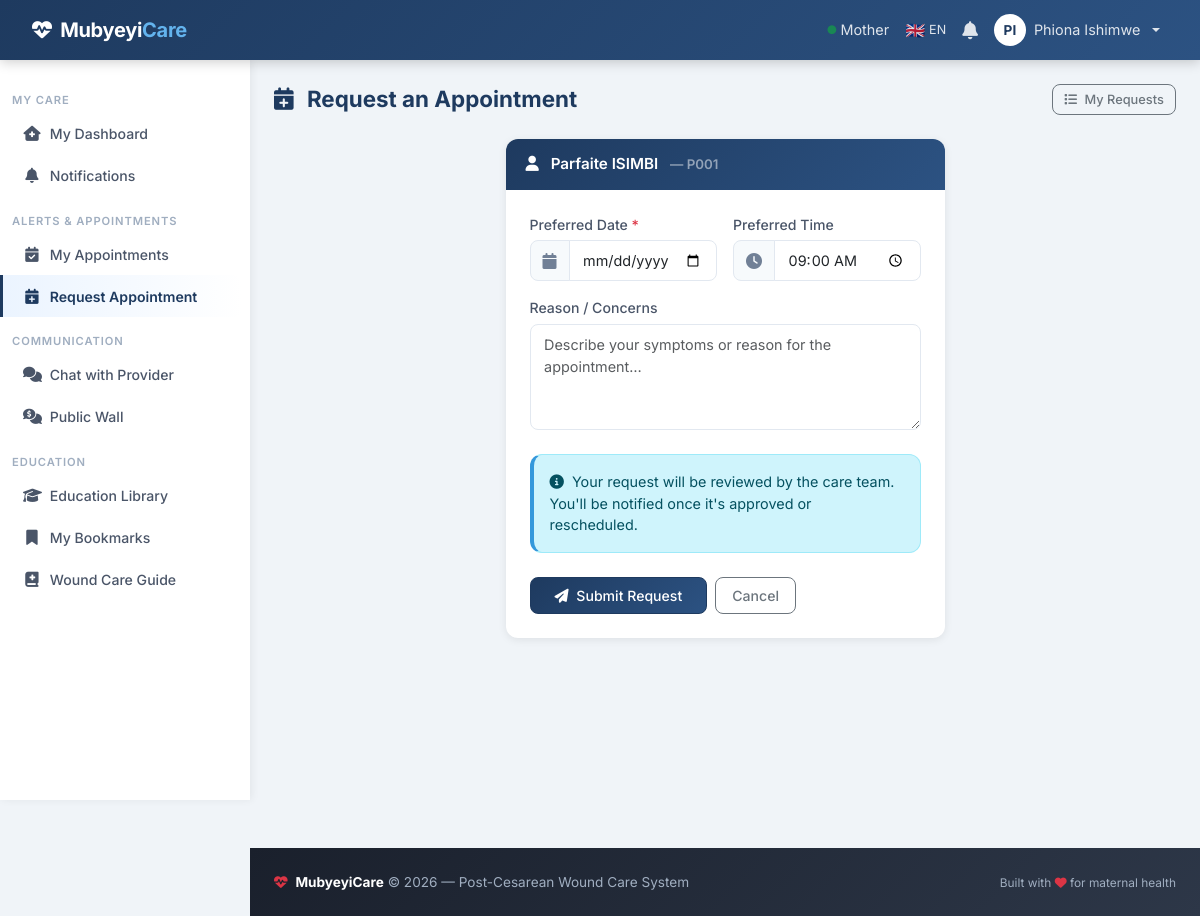
The page /appointments/request (signed in) on the database its author committed.
### models.py (models this page shows, shortened)
class User(UserMixin, db.Model):
    id = db.Column(db.Integer, primary_key=True)
    username = db.Column(db.String(80), unique=True, nullable=False)
    email = db.Column(db.String(120), unique=True, nullable=False)
    password_hash = db.Column(db.String(255), nullable=False)
    first_name = db.Column(db.String(100), nullable=False)
    last_name = db.Column(db.String(100), nullable=False)
    role = db.Column(db.Enum(UserRole), default=UserRole.PATIENT, nullable=False)
    phone = db.Column(db.String(20))
    location = db.Column(db.String(200))   # CHW service area (e.g. "Gasabo/Kinyinya")
    is_active = db.Column(db.Boolean, default=True)
    created_at = db.Column(db.DateTime, default=datetime.utcnow)
    patients = db.relationship('Patient', backref='primary_doctor', lazy='dynamic', foreign_keys='Patient.primary_doctor_id')
    follow_ups = db.relationship('FollowUp', backref='created_by', lazy='dynamic')
    sent_messages = db.relationship('Message', backref='sender', lazy='dynamic', foreign_keys='Message.sender_id')
    def get_full_name(self):
        return f"{self.first_name} {self.last_name}"

class Patient(db.Model):
    id = db.Column(db.Integer, primary_key=True)
    mrn = db.Column(db.String(50), unique=True, nullable=False)  # Medical Record Number
    first_name = db.Column(db.String(100), nullable=False)
    last_name = db.Column(db.String(100), nullable=False)
    date_of_birth = db.Column(db.Date, nullable=False)
    gender = db.Column(db.String(10), nullable=False)
    phone = db.Column(db.String(20), nullable=False)
    email = db.Column(db.String(120))
    surgery_date = db.Column(db.Date, nullable=False)
    surgery_type = db.Column(db.String(100))  # e.g., "Primary Cesarean", "VBAC attempt"
    surgeon_name = db.Column(db.String(100))
    incision_type = db.Column(db.String(50))  # e.g., "Pfannenstiel", "Classical"
    location = db.Column(db.String(200))   # e.g. "Gasabo/Kinyinya"
    primary_doctor_id = db.Column(db.Integer, db.ForeignKey('user.id'), nullable=False)
    user_id = db.Column(db.Integer, db.ForeignKey('user.id'))
    admission_date = db.Column(db.DateTime, default=datetime.utcnow)
    discharge_date = db.Column(db.DateTime)
    expected_follow_up_end_date = db.Column(db.Date)
    is_active = db.Column(db.Boolean, default=True)
    created_at = db.Column(db.DateTime, default=datetime.utcnow)
    updated_at = db.Column(db.DateTime, default=datetime.utcnow, onupdate=datetime.utcnow)
    follow_ups = db.relationship('FollowUp', backref='patient', lazy='dynamic', cascade='all, delete-orphan')
    wound_assessments = db.relationship('WoundAssessment', backref='patient', lazy='dynamic', cascade='all, delete-orphan')
    medications = db.relationship('MedicationLog', backref='patient', lazy='dynamic', cascade='all, delete-orphan')
    messages = db.relationship('Message', backref='patient', lazy='dynamic', cascade='all, delete-orphan')
    user = db.relationship('User', backref='patient_profile', foreign_keys=[user_id], uselist=False)
    def get_full_name(self):
        return f"{self.first_name} {self.last_name}"

### routes/appointments.py (the view, shortened to what this page needs)
@appointments_bp.route('/request', methods=['GET', 'POST'])
@login_required
def request_appointment():
    if current_user.role not in [UserRole.PATIENT, UserRole.MOTHER]:
        flash('Only patients can request appointments.', 'error')
        return redirect(url_for('dashboard.index'))
    patient = Patient.query.filter_by(user_id=current_user.id).first()
    if not patient:
        patient = Patient.query.filter(
            or_(Patient.email == current_user.email,
                Patient.phone == current_user.phone)
        ).first()
    if not patient:
        flash('No patient profile linked to your account.', 'error')
        return redirect(url_for('auth.profile'))
    return render_template('appointments/request.html', patient=patient)

### templates/appointments/request.html (shortened to what this page needs)
{% extends "base.html" %}
{% block content %}
<div class="page-header" data-aos="fade-down">
    <h2><i class="fas fa-calendar-plus me-2"></i> Request an Appointment</h2>
    <a href="{{ url_for('appointments.my_appointments') }}" class="btn btn-outline-secondary btn-sm">
        <i class="fas fa-list me-1"></i> My Requests
    </a>
</div>
<div class="row justify-content-center">
    <div class="col-lg-6" data-aos="fade-up">
        <div class="card">
            <div class="card-header bg-primary text-white">
                <i class="fas fa-user me-2"></i> {{ patient.get_full_name() }}
                <small class="text-white-50 ms-2">— {{ patient.mrn }}</small>
            </div>
            <div class="card-body p-4">
                <form method="POST" action="{{ url_for('appointments.request_appointment') }}">
                    <div class="row g-3 mb-3">
                        <div class="col-md-6">
                            <label class="form-label">Preferred Date <span class="text-danger">*</span></label>
                            <div class="input-group">
                                <span class="input-group-text"><i class="fas fa-calendar"></i></span>
                                <input type="date" class="form-control" name="preferred_date" required
                                       min="{{ '' }}">
                            </div>
                        </div>
                        <div class="col-md-6">
                            <label class="form-label">Preferred Time</label>
                            <div class="input-group">
                                <span class="input-group-text"><i class="fas fa-clock"></i></span>
                                <input type="time" class="form-control" name="preferred_time" value="09:00">
                            </div>
                        </div>
                    </div>
                    <div class="mb-4">
                        <label class="form-label">Reason / Concerns</label>
                        <textarea class="form-control" name="reason" rows="4"
                                  placeholder="Describe your symptoms or reason for the appointment…"></textarea>
                    </div>
                    <div class="alert alert-info small mb-4">
                        <i class="fas fa-circle-info me-1"></i>
                        Your request will be reviewed by the care team. You'll be notified once it's approved or rescheduled.
                    </div>
                    <div class="d-flex gap-2">
                        <button type="submit" class="btn btn-primary px-4">
                            <i class="fas fa-paper-plane me-1"></i> Submit Request
                        </button>
                        <a href="{{ url_for('dashboard.index') }}" class="btn btn-outline-secondary">Cancel</a>
                    </div>
                </form>
            </div>
        </div>
    </div>
</div>
{% endblock %}

### templates/base.html (shortened to what this page needs)
<!DOCTYPE html>
<html lang="en">
<head>
    <link href="https://cdn.jsdelivr.net/npm/bootstrap@5.3.3/dist/css/bootstrap.min.css" rel="stylesheet">
    <link rel="stylesheet" href="https://cdnjs.cloudflare.com/ajax/libs/font-awesome/6.5.0/css/all.min.css">
    <link href="https://unpkg.com/aos@2.3.4/dist/aos.css" rel="stylesheet">
</head>
<body>
<nav class="navbar navbar-dark navbar-expand-lg fixed-top">
    <div class="container-fluid">
        <a class="navbar-brand" href="/">
            <i class="fas fa-heart-pulse me-1"></i> Mubyeyi<span>Care</span>
        </a>
        <div class="collapse navbar-collapse" id="navbarNav">
            <ul class="navbar-nav ms-auto align-items-center">
                {% if current_user.is_authenticated %}
                <li class="nav-item">
                    <span class="nav-link text-white-50 small d-none d-lg-inline">
                        <i class="fas fa-circle text-success" style="font-size:.55rem;vertical-align:middle;"></i>
                        {{ current_user.role.value.capitalize() }}
                    </span>
                </li>
                <li class="nav-item dropdown">
                    <a class="nav-link d-flex align-items-center gap-1 px-2" href="#"
                       id="langDropdown" role="button" data-bs-toggle="dropdown" aria-expanded="false"
                       title="{{ tr('Language') }}">
                        {% if current_lang == 'rw' %}
                        <span style="font-size:1rem;">🇷🇼</span>
                        <span class="d-none d-md-inline small">RW</span>
                        {% else %}
                        <span style="font-size:1rem;">🇬🇧</span>
                        <span class="d-none d-md-inline small">EN</span>
                        {% endif %}
                    </a>
                </li>
                <li class="nav-item dropdown">
                    <a class="nav-link position-relative" href="#"
                       id="bellDropdown" role="button"
                       data-bs-toggle="dropdown" aria-expanded="false"
                       title="Notifications">
                    </a>
                        {% set recent_notifs = current_user.notifications | sort(attribute='created_at', reverse=True) | list %}
                </li>
                <li class="nav-item dropdown">
                    <a class="nav-link dropdown-toggle d-flex align-items-center gap-2" href="#"
                       id="userDropdown" role="button" data-bs-toggle="dropdown" aria-expanded="false">
                        <span class="rounded-circle bg-white d-inline-flex align-items-center justify-content-center"
                              style="width:32px;height:32px;color:var(--primary);font-size:.85rem;font-weight:700;">
                            {{ current_user.first_name[0] | upper }}{{ current_user.last_name[0] | upper }}
                        </span>
                        <span class="d-none d-sm-inline">{{ current_user.get_full_name() }}</span>
                    </a>
                </li>
                {% endif %}
            </ul>
        </div>
    </div>
</nav>
{% if current_user.is_authenticated %}
<aside class="sidebar d-none d-lg-flex flex-column">
    <nav class="nav flex-column">
        {% if current_user.role.value in ['patient', 'mother'] %}
        <span class="sidebar-section">{{ tr('My Care') }}</span>
        <a class="nav-link" href="{{ url_for('dashboard.index') }}"><i class="fas fa-house-medical"></i> {{ tr('My Dashboard') }}</a>
        <a class="nav-link" href="{{ url_for('notifications.index') }}">
            <i class="fas fa-bell"></i> {{ tr('Notifications') }}
        </a>
        <span class="sidebar-section">{{ tr('Alerts & Appointments') }}</span>
        <a class="nav-link" href="{{ url_for('appointments.my_appointments') }}"><i class="fas fa-calendar-check"></i> {{ tr('My Appointments') }}</a>
        <a class="nav-link" href="{{ url_for('appointments.request_appointment') }}"><i class="fas fa-calendar-plus"></i> {{ tr('Request Appointment') }}</a>
        <span class="sidebar-section">{{ tr('Communication') }}</span>
        <a class="nav-link" href="{{ url_for('chat.patient_self_chat') }}"><i class="fas fa-comments"></i> {{ tr('Chat with Provider') }}</a>
        <a class="nav-link" href="{{ url_for('wall.index') }}"><i class="fas fa-comments-dollar"></i> {{ tr('Public Wall') }}</a>
        <span class="sidebar-section">{{ tr('Education') }}</span>
        <a class="nav-link" href="{{ url_for('education.library') }}"><i class="fas fa-graduation-cap"></i> {{ tr('Education Library') }}</a>
        <a class="nav-link" href="{{ url_for('education.bookmarks') }}"><i class="fas fa-bookmark"></i> {{ tr('My Bookmarks') }}</a>
        <a class="nav-link" href="{{ url_for('dashboard.health_education') }}"><i class="fas fa-book-medical"></i> {{ tr('Wound Care Guide') }}</a>
        {% endif %}
    </nav>
</aside>
{% endif %}
<main class="main-content">
    <div class="container-fluid px-4">
        {% block content %}{% endblock %}
    </div>
</main>
<footer class="py-4 mt-5" style="margin-left: var(--sidebar-w);">
    <div class="container-fluid px-4">
        <div class="row align-items-center">
            <div class="col-md-6">
                <p class="mb-0">
                    <i class="fas fa-heart-pulse text-danger me-1"></i>
                    <strong class="text-white">MubyeyiCare</strong> &copy; 2026 &mdash; {{ tr('Post-Cesarean Wound Care System') }}
                </p>
            </div>
            <div class="col-md-6 text-md-end mt-2 mt-md-0">
                <small>Built with <i class="fas fa-heart text-danger"></i> for maternal health</small>
            </div>
        </div>
    </div>
</footer>
</body>
</html>

### templates/base.html (style rules this page uses)
:root { --primary: #1e3a5f; --primary-light: #2c5282; --accent: #e74c3c; --success: #27ae60; --info: #3498db; --warning: #f39c12; --sidebar-w: 250px; --nav-h: 60px; --radius: 12px; --shadow-sm: 0 2px 8px rgba(0,0,0,.08); --shadow-md: 0 6px 24px rgba(0,0,0,.12); --transition: .2s ease; }
*, *::before, *::after { box-sizing: border-box; }
html { scroll-behavior: smooth; }
body { font-family: 'Inter', 'Segoe UI', sans-serif; background: #f0f4f8; color: #2d3748; font-size: .95rem; }
.navbar { background: linear-gradient(135deg, var(--primary) 0%, var(--primary-light) 100%); height: var(--nav-h); box-shadow: 0 2px 12px rgba(0,0,0,.2); padding: 0 1.25rem; }
.navbar-brand { font-weight: 700; font-size: 1.25rem; letter-spacing: -.3px; color: #fff !important; }
.navbar-brand span { color: #63b3ed; }
.navbar .nav-link { color: rgba(255,255,255,.85) !important; font-size: .9rem; }
.sidebar { background: #fff; width: var(--sidebar-w); height: calc(100vh - var(--nav-h)); position: fixed; top: var(--nav-h); left: 0; overflow-y: auto; box-shadow: 2px 0 8px rgba(0,0,0,.06); padding: 1rem 0 2rem; z-index: 900; }
.sidebar .sidebar-section { padding: .25rem .75rem; font-size: .7rem; font-weight: 600; text-transform: uppercase; letter-spacing: .08em; color: #a0aec0; margin-top: .75rem; }
.sidebar .nav-link { color: #4a5568 !important; padding: .65rem 1.25rem !important; border-left: 3px solid transparent; border-radius: 0 8px 8px 0; margin-right: .5rem; font-size: .88rem; font-weight: 500; display: flex; align-items: center; gap: .55rem; transition: all var(--transition); }
.sidebar .nav-link i { width: 18px; text-align: center; font-size: .95rem; }
.sidebar .nav-link:hover, .sidebar .nav-link.active { background: linear-gradient(90deg, #ebf4ff 0%, #fff 100%); border-left-color: var(--primary); color: var(--primary) !important; }
.sidebar .nav-link.active { font-weight: 600; }
.main-content { margin-left: var(--sidebar-w); padding-top: calc(var(--nav-h) + 1.5rem); min-height: 100vh; }
.card { border: none; border-radius: var(--radius); box-shadow: var(--shadow-sm); margin-bottom: 1.25rem; transition: box-shadow var(--transition), transform var(--transition); }
.card-header { border-radius: var(--radius) var(--radius) 0 0 !important; padding: .875rem 1.25rem; font-weight: 600; border-bottom: none; }
.card-header.bg-primary { background: linear-gradient(135deg, var(--primary) 0%, var(--primary-light) 100%) !important; }
.btn { border-radius: 8px; font-weight: 500; font-size: .88rem; padding: .45rem 1rem; transition: all var(--transition); }
.btn-primary { background: linear-gradient(135deg, var(--primary) 0%, var(--primary-light) 100%); border-color: var(--primary); }
.btn-sm { padding: .3rem .7rem; font-size: .8rem; }
.form-control, .form-select { border-radius: 8px; border: 1.5px solid #e2e8f0; font-size: .9rem; padding: .55rem .85rem; transition: border-color var(--transition), box-shadow var(--transition); }
.form-label { font-weight: 500; font-size: .88rem; color: #4a5568; margin-bottom: .35rem; }
.input-group-text { background: #f7fafc; border: 1.5px solid #e2e8f0; color: #718096; border-radius: 8px 0 0 8px; }
.input-group .form-control { border-radius: 0 8px 8px 0; }
.alert { border-radius: var(--radius); border-left: 4px solid; font-size: .9rem; }
.alert-info { border-left-color: var(--info); }
.page-header { display: flex; align-items: center; justify-content: space-between; margin-bottom: 1.5rem; }
.page-header h2 { font-size: 1.4rem; font-weight: 700; color: var(--primary); margin: 0; }
.page-header h2 i { margin-right: .5rem; }
footer { background: linear-gradient(135deg, #1a202c 0%, #2d3748 100%); color: #a0aec0; font-size: .85rem; }

### rows shown on the page
User: role.value "Mother", first_name "P", last_name "I", get_full_name "Phiona Ishimwe"
Patient: get_full_name "Parfaite ISIMBI", mrn "P001"

### other values the page prints
{{ tr('My Care') }} "MY CARE"
{{ tr('My Dashboard') }} "My Dashboard"
{{ tr('Notifications') }} "Notifications"
{{ tr('Alerts & Appointments') }} "ALERTS & APPOINTMENTS"
{{ tr('My Appointments') }} "My Appointments"
{{ tr('Request Appointment') }} "Request Appointment"
{{ tr('Communication') }} "COMMUNICATION"
{{ tr('Chat with Provider') }} "Chat with Provider"
{{ tr('Public Wall') }} "Public Wall"
{{ tr('Education') }} "EDUCATION"
{{ tr('Education Library') }} "Education Library"
{{ tr('My Bookmarks') }} "My Bookmarks"
{{ tr('Wound Care Guide') }} "Wound Care Guide"
{{ tr('Post-Cesarean Wound Care System') }} "Post-Cesarean Wound Care System"
